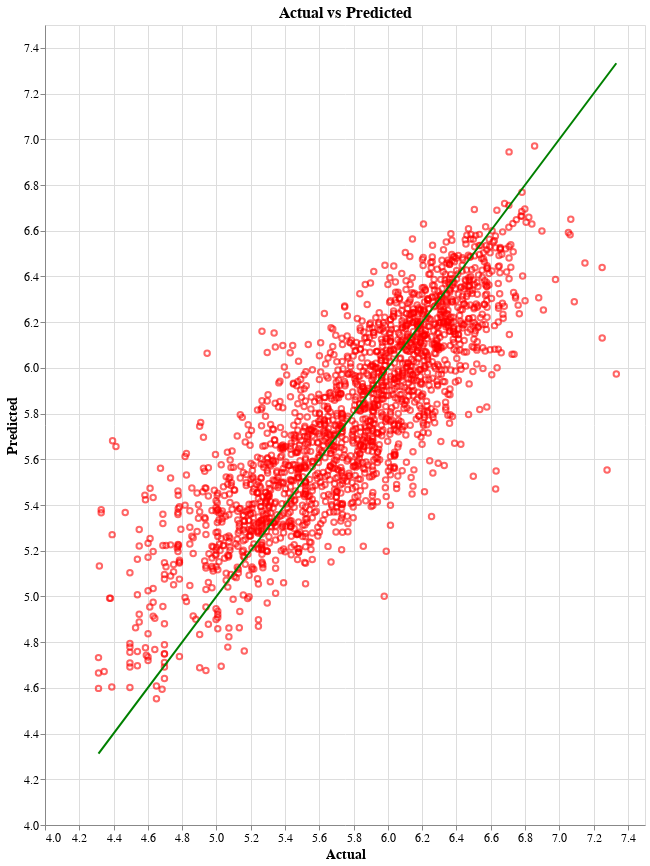

The notebook cell this image was saved under:
### Code cell
import pandas as pd
import altair as alt

# Sample data
y_val_sampled = y_val_df.sample(n=min(len(y_val_df), 2000), random_state=42)
y_val_preds_sampled = y_val_preds_df.sample(n=min(len(y_val_preds), 2000), random_state=42)

# Create a combined DataFrame for plotting
data = pd.DataFrame({
    'Actual': y_val_sampled['Actual Value'],
    'Predicted': y_val_preds_sampled['TARGET_totalFare']
})

# Find the min and max values to set axis limits based on the data itself
min_val = min(data['Actual'].min(), data['Predicted'].min())
max_val = max(data['Actual'].max(), data['Predicted'].max())

# Create the Altair chart
chart = alt.Chart(data).mark_point(color='red', opacity=0.6).encode(
    x=alt.X('Actual:Q', title='Actual', scale=alt.Scale(domain=[min_val, max_val])),
    y=alt.Y('Predicted:Q', title='Predicted', scale=alt.Scale(domain=[min_val, max_val])),
    tooltip=['Actual', 'Predicted']
)

# Add the identity line
identity_line = alt.Chart(pd.DataFrame({
    'x': [min_val, max_val],
    'y': [min_val, max_val]
})).mark_line(color='green').encode(
    x='x:Q',
    y='y:Q'
)

# Combine the scatter plot and the identity line
final_chart = chart + identity_line

# Set the size of the chart to make it smaller
final_chart = final_chart.properties(
    title='Actual vs Predicted',
    width=600,  # Adjust the width here
    height=800  # Adjust the height here
).configure_axis(
    labelFontSize=12,
    titleFontSize=14
).configure_title(
    fontSize=16
)

# Show the plot
final_chart.show()

### Figure 1 — Vega-Lite specification as saved in the notebook (floating-point values rounded to 4 significant figures; data arrays with more than 128 entries replaced by an {"elided": "..."} marker saying what was removed)
{"config": {"view": {"continuousWidth": 300, "continuousHeight": 300}, "axis": {"labelFontSize": 12, "titleFontSize": 14}, "title": {"fontSize": 16}}, "layer": [{"data": {"name": "data-34ce4a6d021de486936ce421ab5a1b11"}, "mark": {"type": "point", "color": "red", "opacity": 0.6}, "encoding": {"tooltip": [{"field": "Actual", "type": "quantitative"}, {"field": "Predicted", "type": "quantitative"}], "x": {"field": "Actual", "scale": {"domain": [4.312, 7.333]}, "title": "Actual", "type": "quantitative"}, "y": {"field": "Predicted", "scale": {"domain": [4.312, 7.333]}, "title": "Predicted", "type": "quantitative"}}}, {"data": {"name": "data-fee379ffccd2e31324548775744a2702"}, "mark": {"type": "line", "color": "green"}, "encoding": {"x": {"field": "x", "type": "quantitative"}, "y": {"field": "y", "type": "quantitative"}}}], "height": 800, "title": "Actual vs Predicted", "width": 600, "$schema": "https://vega.github.io/schema/vega-lite/v5.20.1.json", "datasets": {"data-34ce4a6d021de486936ce421ab5a1b11": {"elided": "2000 records"}, "data-fee379ffccd2e31324548775744a2702": [{"x": 4.312, "y": 4.312}, {"x": 7.333, "y": 7.333}]}}
